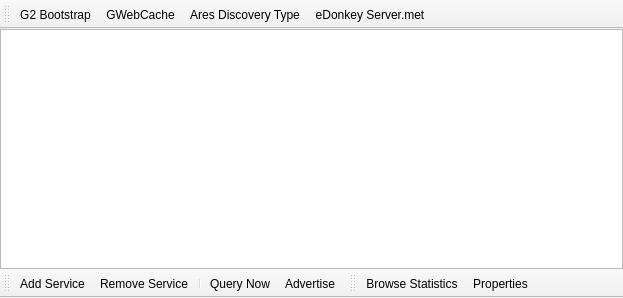
<?xml version="1.0" encoding="UTF-8"?>
<ui version="4.0">
 <class>WidgetDiscovery</class>
 <widget class="QMainWindow" name="WidgetDiscovery">
  <property name="geometry">
   <rect>
    <x>0</x>
    <y>0</y>
    <width>623</width>
    <height>298</height>
   </rect>
  </property>
  <property name="windowTitle">
   <string>Discovery</string>
  </property>
  <property name="windowIcon">
   <iconset resource="../Resource.qrc">
    <normaloff>:/Resource/Network/Discovery.png</normaloff>:/Resource/Network/Discovery.png</iconset>
  </property>
  <widget class="QWidget" name="centralwidget">
   <layout class="QVBoxLayout" name="verticalLayout">
    <property name="spacing">
     <number>0</number>
    </property>
    <property name="margin">
     <number>0</number>
    </property>
    <item>
     <widget class="QTreeView" name="treeViewDiscovery"/>
    </item>
   </layout>
  </widget>
  <widget class="QToolBar" name="toolBarServices">
   <property name="contextMenuPolicy">
    <enum>Qt::PreventContextMenu</enum>
   </property>
   <property name="windowTitle">
    <string>toolBar</string>
   </property>
   <property name="iconSize">
    <size>
     <width>16</width>
     <height>16</height>
    </size>
   </property>
   <property name="toolButtonStyle">
    <enum>Qt::ToolButtonTextBesideIcon</enum>
   </property>
   <property name="floatable">
    <bool>false</bool>
   </property>
   <attribute name="toolBarArea">
    <enum>TopToolBarArea</enum>
   </attribute>
   <attribute name="toolBarBreak">
    <bool>false</bool>
   </attribute>
   <addaction name="actionDiscoveryGnutellaBootstrap"/>
   <addaction name="actionGWebCache"/>
   <addaction name="actionAresDiscoveryType"/>
   <addaction name="actionEDonkeyServerMet"/>
  </widget>
  <widget class="QToolBar" name="toolBarControls">
   <property name="contextMenuPolicy">
    <enum>Qt::PreventContextMenu</enum>
   </property>
   <property name="windowTitle">
    <string>toolBar_2</string>
   </property>
   <property name="iconSize">
    <size>
     <width>16</width>
     <height>16</height>
    </size>
   </property>
   <property name="toolButtonStyle">
    <enum>Qt::ToolButtonTextBesideIcon</enum>
   </property>
   <property name="floatable">
    <bool>false</bool>
   </property>
   <attribute name="toolBarArea">
    <enum>BottomToolBarArea</enum>
   </attribute>
   <attribute name="toolBarBreak">
    <bool>false</bool>
   </attribute>
   <addaction name="actionDiscoveryAddService"/>
   <addaction name="actionDiscoveryRemoveService"/>
   <addaction name="separator"/>
   <addaction name="actionDiscoveryQueryNow"/>
   <addaction name="actionDiscoveryAdvertise"/>
  </widget>
  <widget class="QToolBar" name="toolBarProperties">
   <property name="contextMenuPolicy">
    <enum>Qt::PreventContextMenu</enum>
   </property>
   <property name="windowTitle">
    <string>toolBar_3</string>
   </property>
   <property name="iconSize">
    <size>
     <width>16</width>
     <height>16</height>
    </size>
   </property>
   <property name="toolButtonStyle">
    <enum>Qt::ToolButtonTextBesideIcon</enum>
   </property>
   <property name="floatable">
    <bool>false</bool>
   </property>
   <attribute name="toolBarArea">
    <enum>BottomToolBarArea</enum>
   </attribute>
   <attribute name="toolBarBreak">
    <bool>false</bool>
   </attribute>
   <addaction name="actionDiscoveryBrowseStatistics"/>
   <addaction name="actionDiscoveryProperties"/>
  </widget>
  <action name="actionDiscoveryGnutellaBootstrap">
   <property name="icon">
    <iconset resource="../Resource.qrc">
     <normaloff>:/Resource/Networks/Gnutella2.png</normaloff>:/Resource/Networks/Gnutella2.png</iconset>
   </property>
   <property name="text">
    <string>G2 Bootstrap</string>
   </property>
   <property name="toolTip">
    <string>G2 Bootstrap</string>
   </property>
  </action>
  <action name="actionDiscoveryAddService">
   <property name="icon">
    <iconset resource="../Resource.qrc">
     <normaloff>:/Resource/Generic/Add.png</normaloff>:/Resource/Generic/Add.png</iconset>
   </property>
   <property name="text">
    <string>Add Service</string>
   </property>
   <property name="toolTip">
    <string>Add Service</string>
   </property>
  </action>
  <action name="actionDiscoveryBrowseStatistics">
   <property name="icon">
    <iconset resource="../Resource.qrc">
     <normaloff>:/Resource/Network/BrowseStatistics.png</normaloff>:/Resource/Network/BrowseStatistics.png</iconset>
   </property>
   <property name="text">
    <string>Browse Statistics</string>
   </property>
   <property name="toolTip">
    <string>Browse Statistics</string>
   </property>
  </action>
  <action name="actionAresDiscoveryType">
   <property name="icon">
    <iconset resource="../Resource.qrc">
     <normaloff>:/Resource/Networks/Ares.png</normaloff>:/Resource/Networks/Ares.png</iconset>
   </property>
   <property name="text">
    <string>Ares Discovery Type</string>
   </property>
   <property name="toolTip">
    <string>Ares Discovery Type</string>
   </property>
  </action>
  <action name="actionEDonkeyServerMet">
   <property name="icon">
    <iconset resource="../Resource.qrc">
     <normaloff>:/Resource/Networks/EDonkey.png</normaloff>:/Resource/Networks/EDonkey.png</iconset>
   </property>
   <property name="text">
    <string>eDonkey Server.met</string>
   </property>
   <property name="toolTip">
    <string>eDonkey Server.met</string>
   </property>
  </action>
  <action name="actionDiscoveryRemoveService">
   <property name="icon">
    <iconset resource="../Resource.qrc">
     <normaloff>:/Resource/Generic/Remove.png</normaloff>:/Resource/Generic/Remove.png</iconset>
   </property>
   <property name="text">
    <string>Remove Service</string>
   </property>
   <property name="toolTip">
    <string>Remove Service</string>
   </property>
  </action>
  <action name="actionDiscoveryQueryNow">
   <property name="icon">
    <iconset resource="../Resource.qrc">
     <normaloff>:/Resource/Network/QueryNow.png</normaloff>:/Resource/Network/QueryNow.png</iconset>
   </property>
   <property name="text">
    <string>Query Now</string>
   </property>
   <property name="toolTip">
    <string>Query Now</string>
   </property>
  </action>
  <action name="actionDiscoveryAdvertise">
   <property name="icon">
    <iconset resource="../Resource.qrc">
     <normaloff>:/Resource/Network/Advertise.png</normaloff>:/Resource/Network/Advertise.png</iconset>
   </property>
   <property name="text">
    <string>Advertise</string>
   </property>
   <property name="toolTip">
    <string>Advertise</string>
   </property>
  </action>
  <action name="actionDiscoveryProperties">
   <property name="icon">
    <iconset resource="../Resource.qrc">
     <normaloff>:/Resource/Generic/Properties.png</normaloff>:/Resource/Generic/Properties.png</iconset>
   </property>
   <property name="text">
    <string>Properties</string>
   </property>
   <property name="toolTip">
    <string>Properties</string>
   </property>
  </action>
  <action name="actionGWebCache">
   <property name="icon">
    <iconset resource="../Resource.qrc">
     <normaloff>:/Resource/Networks/Gnutella2.png</normaloff>:/Resource/Networks/Gnutella2.png</iconset>
   </property>
   <property name="text">
    <string>GWebCache</string>
   </property>
   <property name="toolTip">
    <string>GWebCache</string>
   </property>
  </action>
 </widget>
 <resources>
  <include location="../Resource.qrc"/>
 </resources>
 <connections/>
</ui>
